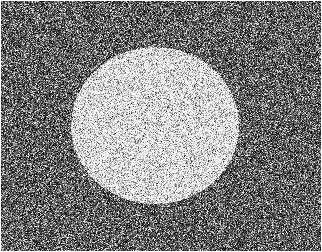
%> input picture Noisegray50%Gaussian.png, 322 x 252 px
$ octave Deteksi_Objek_Part11.m   (GNU Octave 9; MATLAB toolbox functions it lacks are replaced by stand-ins)
%> lines starting %> are read from the running program, lines starting %| are printed output that depends on the picture
clear all;
I=double(imread('Noisegray50%Gaussian.png'));
%> I: size 252x322 double; min 0, max 255, mean 129; mean of the top-left, top-right, bottom-left and bottom-right quarters 131.8, 126.7, 131.6, 126.1
[N,M]=size(I);
%> N = 252; M = 322
alp = input( 'Masukan nilai alpha : ');
%> the answer given: 3
K=(1-exp(-alp))^2/(1+2*alp*exp(-alp)-exp(-2*alp));
C=(1-exp (-alp) )^2/exp (-alp) ; a0=K;
a1=K*(alp-1)*exp(-alp); a2=K*(alp+1)*exp(-alp);
a3=-K*exp(-2*alp); b1=-2*exp (-alp);
b2=exp (-2*alp); c1=C*exp(-alp);

for i=1:N
    yp(i,1)=a0*I(i,1);
    yp(i,2)=a0*I(i,2)+ a1*I(i,1)-b1*yp(i,1);
    yn(i,M)=0;
    yn(i,M-1)=a2*I(i,M)-b1*yn(i,M);
    yn(i,M-2)=a2*I(i,M-1)+a3*I(i,M)-b1*yn(i,M-1)-b2*yn(i,M);
    for j=3:M-2
        yp(i, j)=a0*I(i,j)+a1*I(i,j-1)-b1*yp(i, j-1)-b2*yp(i,j-2);
        yn(i,M-j)=a2*I(i, (M-j)+1)+ a3*I(i, (M-j)+2)-b1*yn(i,(M-j)+1)-b2*yn(i,(M-j)+2);
    end
    yp(i,M-1)=a0*I(i,M-1)+a1*I(i,M-2)- b1*yp(i,M-2)-b2*yp(i,M-3);
    yp(i,M)=a0*I(i,M)+a1*I(i,M-1)-b1*yp(i,M-1)- b2*yp(i,M-2);
end
for i=1:N
    for j=1:M
        Yx(i,j) = yp(i,j)+yn(i,j);
    end
end
for j=1:M
    yp(1,j)=a0*I(1,j);
    yp(2,j)=a0*I(2,j)+ a1*I(1,j)-b1*yp(1,j);
    yn(N,j)=0;
    yn(N-1,j)=a2*I(N,j)-b1*yn(N,j);
    yn(N-2,j)=a2*I(N-1,j)+a3*I(N,j)-b1*yn(N-1,j)-b2*yn(N,j);
    for i=3:N-2
        yp(i,j)=a0*I(i,j)+a1*I(i-1,j)-b1*yp(i-1,j)-b2*yp(i-2,j);
        yn(N-i,j)=a2*I(N-i+1,j)+ a3*I(N-i+2,j)-b1*yn(N-i+1,j)- b2*yn(N-i+2,j);
    end
    yp(i,M-1)=a0*I(i,M-1)+a1*I(i,M-2)- b1*yp(i,M-2)-b2*yp(i,M-3);
    yp(i,M)=a0*I(i,M)+a1*I(i,M-1)-b1*yp(i,M-1)-b2*yp(i,M-2);
end
for i=1:N
    for j=1:M
        Yy(i,j)=yp(i,j)+ yn(i,j);
    end
end
for	j=1:M
    yp(1,j)=0;
    yp(2,j)=c1*Yx(1,j);
    yn(N, j) =0;
    yn(N-1,j)=c1*Yx(N,j) ;
    yn(N-2,j)=c1*Yx(N-1,j)-b1*yn(N-1,j)- b2*yn(N, j);
    for i=3:N-2
        yp(i, j)=c1*Yx(i-1,j)-b1*yp(i-1,j)-b2*yp(i-2,j);
        yn(N-i, j)=c1*Yx(N-i+1, j) - b1*yn(N-i+1, j)- b2*yn(N-i+2, j);
    end
    yp(N-1, j)=c1*Yx(N-2, j)-b1*yp(N-2, j)-b2*yp(N-3, j);
    yp(N, j)=c1*Yx(N-1, j)-b1*yp(N-1, j)-b2*yp(N-2,j);
end
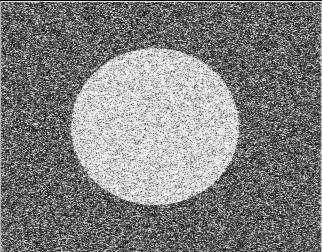
%> yp: size 252x322 double; min 0, max 252.1, mean 127.7
for i=1:N
    for j=1:M
        Yx(i,j)=abs(yp(i,j) - yn(i,j));
    end
end
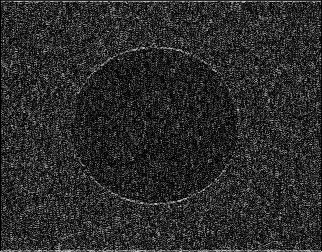
%> Yx: size 252x322 double; min 0, max 218.5, mean 43.5
for i=1:N
    yp(i,1)=0;
    yp(i,2)=c1*Yy(i,1);
    yn(i,M)=0;
    yn(i,M-1)=c1*Yy(i,M);
    yn(i,M-2)=c1*Yy(i,M-1)-b1*yn(i,M-1);
    for j=3:M-2
        yp(i, j)=c1*Yy(i, j-1)-b1*yp(i, j-1)-b2*yp(i,j-2);
        yn(i,M-j)=c1*Yy(i, (M-j)+1)- b1*yn(i, (M-j)+1)-b2*yn(i, (M-j)+2);
    end
        yp(i,M-1)=c1*Yy(i,M-2)-b1*yp(i,M-2)-b2*yp(i,M-3);
        yp(i,M)=c1*Yy(i,M-1)-b1*yp(i,M-1)-b2*yp(i,M-2);
end
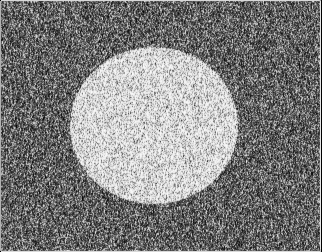
%> yn: size 252x322 double; min 0, max 251.1, mean 128.3
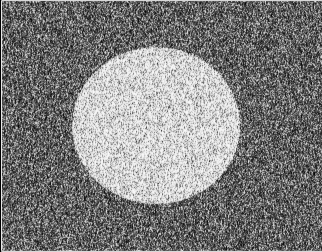
%> yp: size 252x322 double; min 0, max 250.7, mean 128.1
for i=1:N
    for j=1:M
        Yy(i, j)=abs(yp(i, j)-yn(i, j));
    end
end
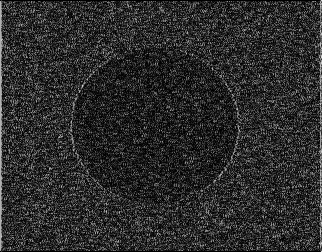
%> Yy: size 252x322 double; min 0, max 216.3, mean 44.2
for i=1:N
    for j=1:M
        Y(i,j)=Yx(i,j)+Yy(i,j);
    end
end
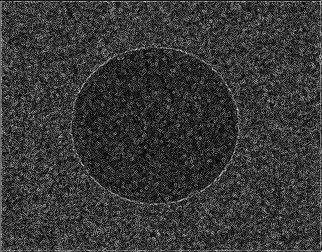
%> Y: size 252x322 double; min 0, max 401.7, mean 87.8; drawn with min black and max white
figure(1), imshow(uint8(I));
figure(2), imshow(uint8(Y));
%> after `imshow(uint8(Y))`:
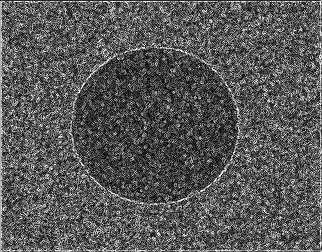
%> displayed picture: size 252x322, on the screen's scale of 0 to 255; min 0, max 255, mean 87.7
